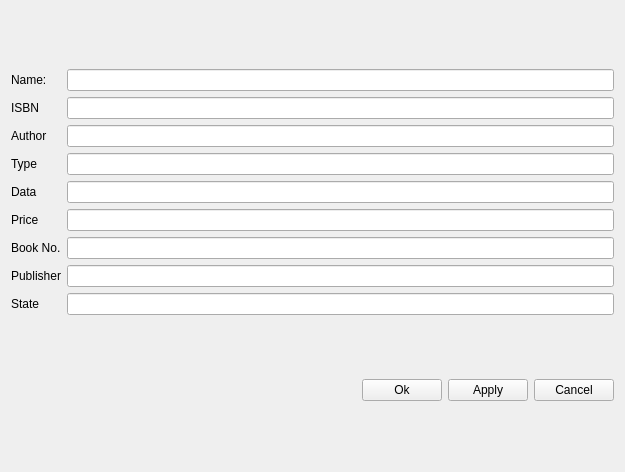
<?xml version="1.0" encoding="UTF-8"?>
<ui version="4.0">
 <class>bookdetail</class>
 <widget class="QWidget" name="bookdetail">
  <property name="geometry">
   <rect>
    <x>0</x>
    <y>0</y>
    <width>625</width>
    <height>472</height>
   </rect>
  </property>
  <property name="windowTitle">
   <string>Form</string>
  </property>
  <layout class="QVBoxLayout" name="verticalLayout_3">
   <item>
    <layout class="QHBoxLayout" name="horizontalLayout">
     <item>
      <layout class="QVBoxLayout" name="verticalLayout_2">
       <item>
        <widget class="QLabel" name="label">
         <property name="text">
          <string>Name:</string>
         </property>
        </widget>
       </item>
       <item>
        <widget class="QLabel" name="label_2">
         <property name="text">
          <string>ISBN</string>
         </property>
        </widget>
       </item>
       <item>
        <widget class="QLabel" name="label_5">
         <property name="text">
          <string>Author</string>
         </property>
        </widget>
       </item>
       <item>
        <widget class="QLabel" name="label_3">
         <property name="text">
          <string>Type</string>
         </property>
        </widget>
       </item>
       <item>
        <widget class="QLabel" name="label_6">
         <property name="text">
          <string>Data</string>
         </property>
        </widget>
       </item>
       <item>
        <widget class="QLabel" name="label_7">
         <property name="text">
          <string>Price</string>
         </property>
        </widget>
       </item>
       <item>
        <widget class="QLabel" name="label_12">
         <property name="text">
          <string>Book No.</string>
         </property>
        </widget>
       </item>
       <item>
        <widget class="QLabel" name="label_4">
         <property name="text">
          <string>Publisher</string>
         </property>
        </widget>
       </item>
       <item>
        <widget class="QLabel" name="label_9">
         <property name="text">
          <string>State</string>
         </property>
        </widget>
       </item>
      </layout>
     </item>
     <item>
      <layout class="QVBoxLayout" name="verticalLayout">
       <item>
        <widget class="QLineEdit" name="lineEdit">
         <property name="readOnly">
          <bool>false</bool>
         </property>
        </widget>
       </item>
       <item>
        <widget class="QLineEdit" name="lineEdit_2">
         <property name="readOnly">
          <bool>false</bool>
         </property>
        </widget>
       </item>
       <item>
        <widget class="QLineEdit" name="lineEdit_3">
         <property name="readOnly">
          <bool>false</bool>
         </property>
        </widget>
       </item>
       <item>
        <widget class="QLineEdit" name="lineEdit_4">
         <property name="readOnly">
          <bool>false</bool>
         </property>
        </widget>
       </item>
       <item>
        <widget class="QLineEdit" name="lineEdit_5">
         <property name="readOnly">
          <bool>false</bool>
         </property>
        </widget>
       </item>
       <item>
        <widget class="QLineEdit" name="lineEdit_6">
         <property name="readOnly">
          <bool>false</bool>
         </property>
        </widget>
       </item>
       <item>
        <widget class="QLineEdit" name="lineEdit_7">
         <property name="readOnly">
          <bool>false</bool>
         </property>
        </widget>
       </item>
       <item>
        <widget class="QLineEdit" name="lineEdit_8">
         <property name="readOnly">
          <bool>false</bool>
         </property>
        </widget>
       </item>
       <item>
        <widget class="QLineEdit" name="lineEdit_9">
         <property name="readOnly">
          <bool>false</bool>
         </property>
        </widget>
       </item>
      </layout>
     </item>
    </layout>
   </item>
   <item>
    <layout class="QHBoxLayout" name="horizontalLayout_2">
     <item>
      <spacer name="horizontalSpacer">
       <property name="orientation">
        <enum>Qt::Horizontal</enum>
       </property>
       <property name="sizeHint" stdset="0">
        <size>
         <width>40</width>
         <height>20</height>
        </size>
       </property>
      </spacer>
     </item>
     <item>
      <widget class="QPushButton" name="pushButton_2">
       <property name="text">
        <string>Ok</string>
       </property>
      </widget>
     </item>
     <item>
      <widget class="QPushButton" name="pushButton">
       <property name="text">
        <string>Apply</string>
       </property>
      </widget>
     </item>
     <item>
      <widget class="QPushButton" name="pushButton_3">
       <property name="text">
        <string>Cancel</string>
       </property>
      </widget>
     </item>
    </layout>
   </item>
  </layout>
 </widget>
 <resources/>
 <connections>
  <connection>
   <sender>pushButton_2</sender>
   <signal>pressed()</signal>
   <receiver>pushButton</receiver>
   <slot>click()</slot>
   <hints>
    <hint type="sourcelabel">
     <x>392</x>
     <y>414</y>
    </hint>
    <hint type="destinationlabel">
     <x>493</x>
     <y>411</y>
    </hint>
   </hints>
  </connection>
 </connections>
</ui>
